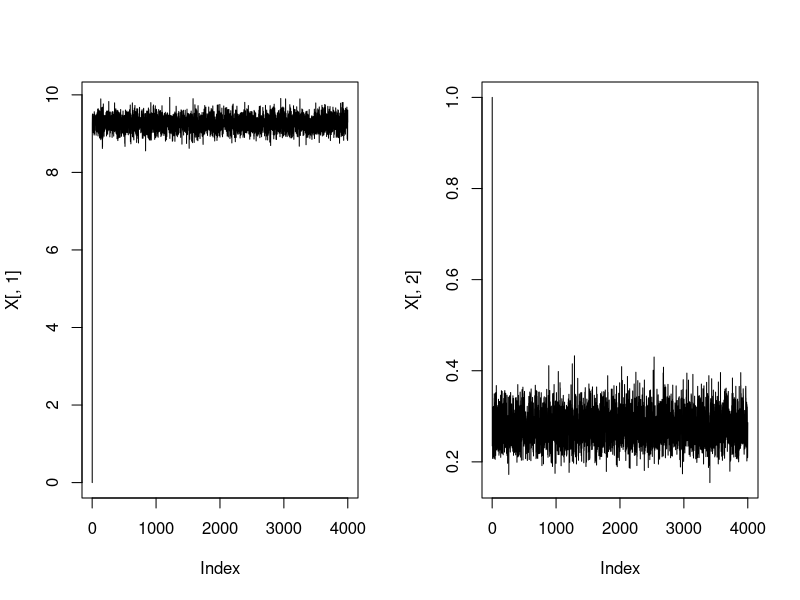
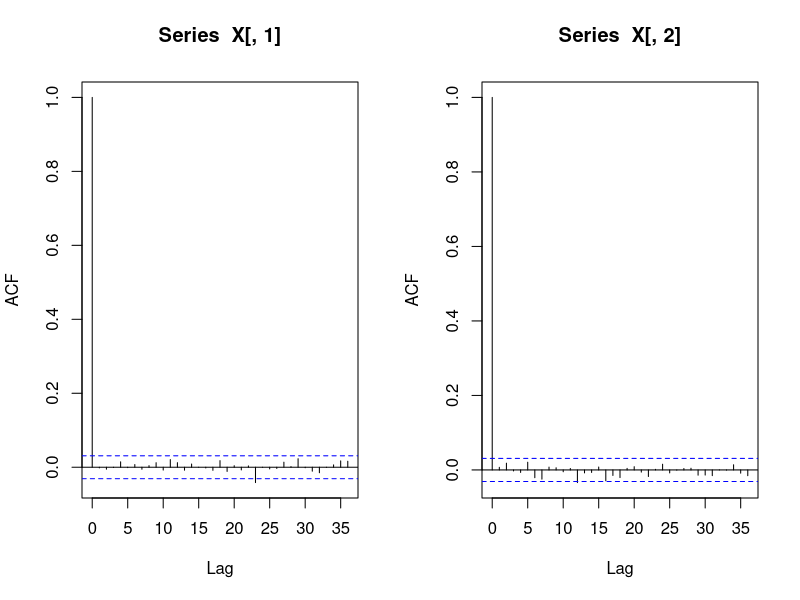
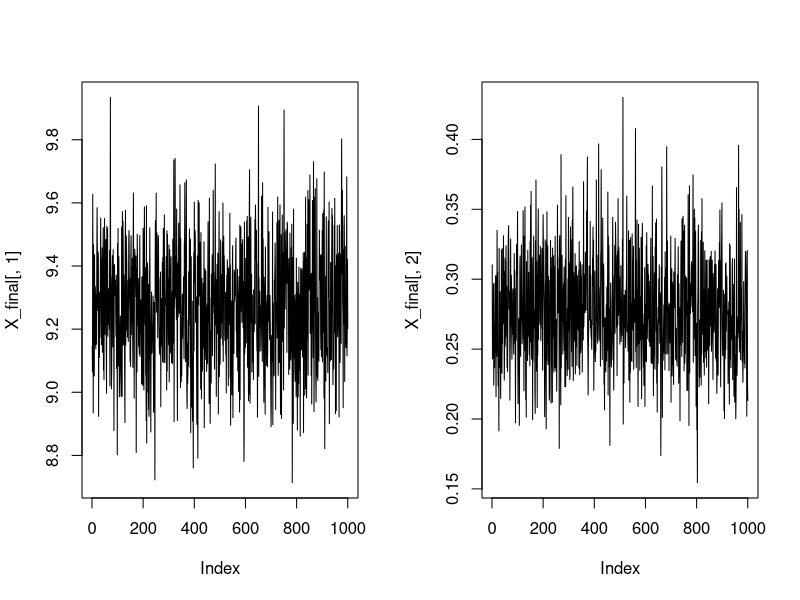
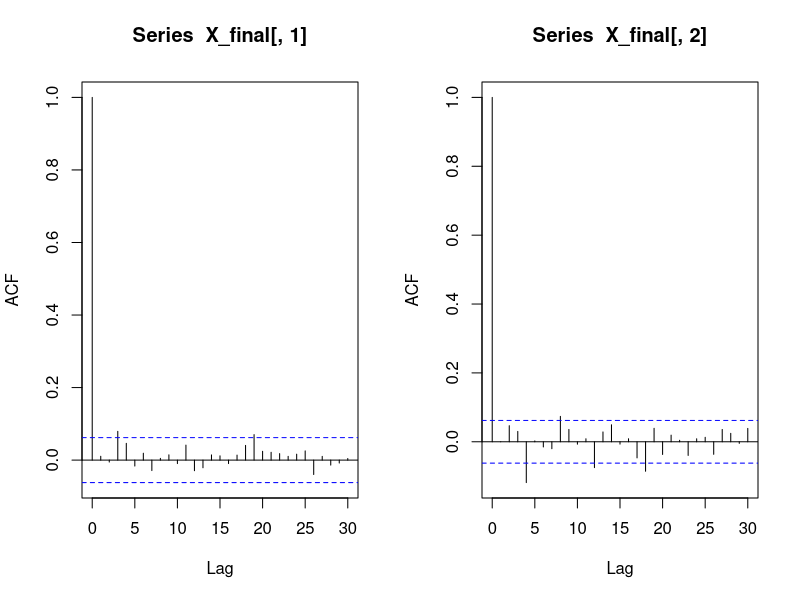
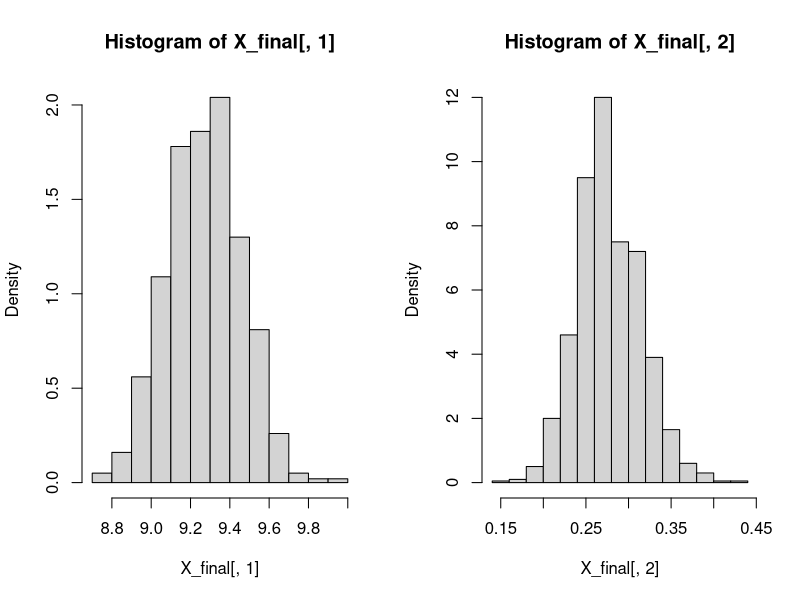

Reproduce these figures in R, in order.
## ---- chunk 1
knitr::opts_chunk$set(echo = TRUE)
## ---- chunk 2
set.seed(2022)
n = 100
x = round(rnorm(n,9,2),2)
# medidas resumo 
summary(x)
var(x)


a = 8
b = 1
sigma0 = 10
tamanho = 4000
X<- matrix(NA,nrow = tamanho, ncol = 2)
X[1,] = c(0,1) # chute inicial mu=0 e tau=1
for (t in 2:tamanho) {
  tau <- X[t-1,2]
  c <- (n*tau + (1/(sigma0^2)))^(-1)
  m <- n*tau*mean(x)*c
  mu <- rnorm(1,m,sqrt(c))
  
  alpha <- n/2 + a
  beta <- b+ 1/2 * sum((x - mu)^2)
  tau <- rgamma(1,shape = alpha,scale = 1/beta)
  
  X[t,] <- c(mu,tau)
}

## plot das cadeias 
par(mfrow = c(1,2))
plot(X[,1], type = "l")
plot(X[,2], type = "l")

## acf das cadeias 
par(mfrow = c(1,2))
acf(X[,1])
acf(X[,2])

## Burn-in e saltos 
X_final = X[seq(1001, tamanho, 3),]

# plot da cadeia com burn-in e salto 
par(mfrow = c(1,2))
plot(X_final[,1], type = "l")
plot(X_final[,2], type = "l")

# acf das cadeias com burn-in e salto 
par(mfrow = c(1,2))
acf(X_final[,1])
acf(X_final[,2])

# plot das densidades 
par(mfrow = c(1,2))
hist(X_final[,1],probability = T)
hist(X_final[,2],probability = T)

# para mu
summary(X_final[,1])

# para tau
summary(X_final[,2])

# para sigma2

summary(1/X_final[,2])

